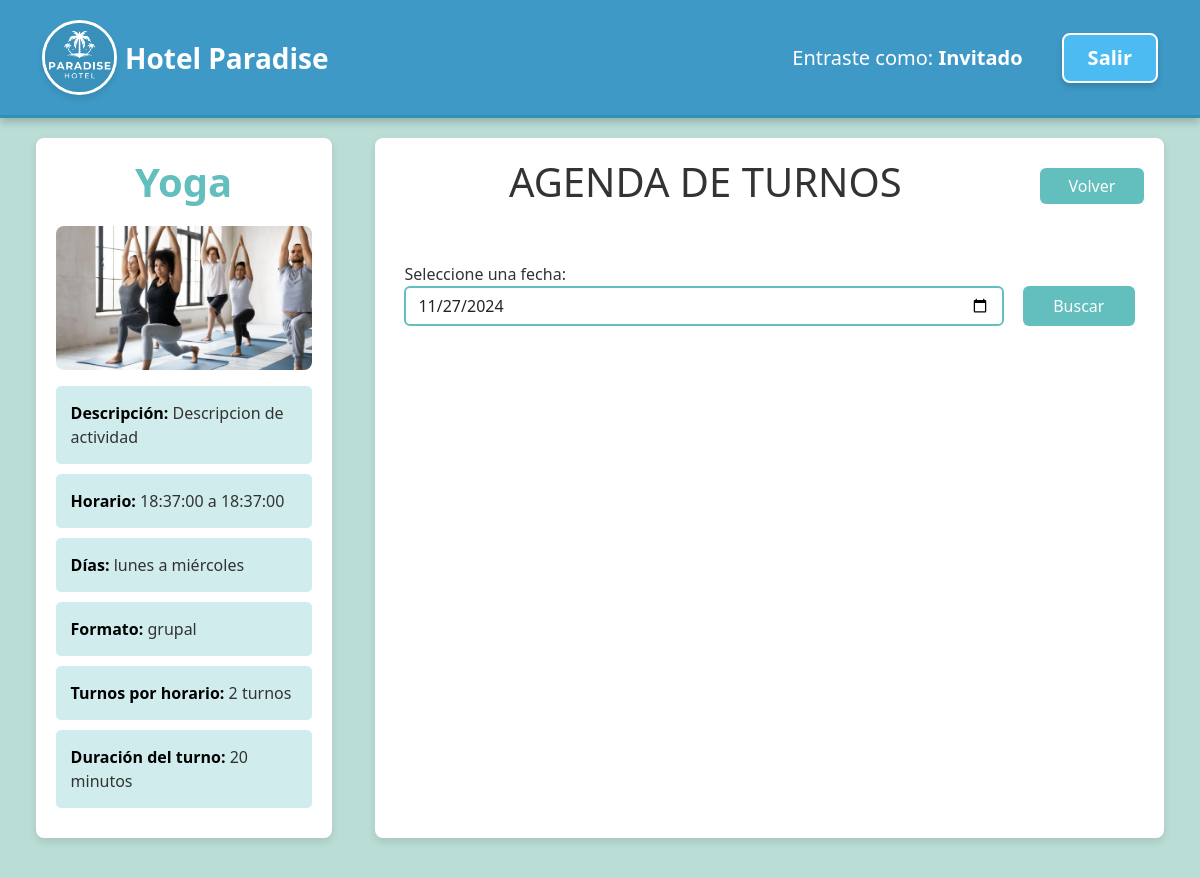
/PAGINAS/turnos.php?id=48, run on the app's committed database.
### tables this page shows
CREATE TABLE `actividades` (
  `id` int(11) NOT NULL,
  `nombre` varchar(255) NOT NULL,
  `descripcion` text DEFAULT NULL,
  `horario_inicio` time NOT NULL,
  `horario_cierre` time NOT NULL,
  `formato` enum('individual','grupal') NOT NULL,
  `capacidad_turno` tinyint(3) NOT NULL,
  `duracion` int(11) NOT NULL,
  `imagen` varchar(255) DEFAULT NULL,
  `dia_inicio` varchar(255) NOT NULL,
  `dia_fin` varchar(255) NOT NULL
);

### PAGINAS/turnos.php (the view, shortened to what this page needs)
<?php
include '../SCRIPT/conexion.php';
if (isset($_GET['id'])) {
    $actividadId = intval($_GET['id']);
    $query = "SELECT nombre, descripcion, horario_inicio, horario_cierre, dia_inicio, dia_fin, formato, capacidad_turno, duracion, imagen
              FROM actividades
              WHERE id = ?";
    $stmt = $conn->prepare($query);
    $stmt->bind_param("i", $actividadId);
    $stmt->execute();
    $result = $stmt->get_result();
    if ($result->num_rows > 0) {
        $actividad = $result->fetch_assoc();
    } else {
        echo "<p>Actividad no encontrada.</p>";
        exit;
    }
} else {
    echo "<p>ID de actividad no proporcionada.</p>";
    exit;
}
?>
<!DOCTYPE html>
<html lang="es">
<head>
    <link rel="stylesheet" href="https://cdn.jsdelivr.net/npm/bootstrap@5.3.3/dist/css/bootstrap.min.css">
    <link rel="stylesheet" href="https://cdn.jsdelivr.net/npm/bootstrap-icons@1.11.3/font/bootstrap-icons.min.css">
    <?php include 'navbar.php'; ?>
</head>
<body>
    <div class="container-fluid contenedor-principal">
        <div class="row contenedor-secciones">
            <div class="col-lg-3 mx-3 seccion-panel">
                <div class="actividad-detalle">
                    <h1 class="actividad-nombre"><?php echo htmlspecialchars($actividad['nombre']); ?></h1>
                    <?php if ($actividad['imagen']): ?>
                        <img src="<?php echo htmlspecialchars($actividad['imagen']); ?>" alt="Imagen de la actividad" class="actividad-imagen mb-3">
                    <?php else: ?>
                        <p><i>Sin imagen disponible</i></p>
                    <?php endif; ?>
                    <div class="info-cuadro">
                        <strong>Descripción:</strong> <span><?php echo htmlspecialchars($actividad['descripcion']); ?></span>
                    </div>
                    <div class="info-cuadro">
                        <strong>Horario:</strong> <span><?php echo htmlspecialchars($actividad['horario_inicio']) . " a " . htmlspecialchars($actividad['horario_cierre']); ?></span>
                    </div>
                    <div class="info-cuadro">
                        <strong>Días:</strong> <span><?php echo htmlspecialchars($actividad['dia_inicio']) . " a " . htmlspecialchars($actividad['dia_fin']); ?></span>
                    </div>
                    <div class="info-cuadro">
                        <strong>Formato:</strong> <span><?php echo htmlspecialchars($actividad['formato']); ?></span>
                    </div>
                    <div class="info-cuadro">
                        <strong>Turnos por horario:</strong> <span><?php echo htmlspecialchars($actividad['capacidad_turno']); ?> turnos</span>
                    </div>
                    <div class="info-cuadro">
                        <strong>Duración del turno:</strong> <span><?php echo htmlspecialchars($actividad['duracion']); ?> minutos</span>
                    </div>
                </div>
            </div>
            <div class="col-lg-8 mx-3 seccion-elegida">
                <div class="row">
                    <div class="col-10">
                        <h2 class="display-6 text-center">AGENDA DE TURNOS</h2>
                    </div>
                    <div class="col-2 volver">
                        <button onclick="window.history.back();" class="btn btn-secondary">Volver</button>
                    </div>
                <?php include '../SCRIPT/generar_turnos.php' ?>
</body>
</html>

### PAGINAS/turnos.php (style rules this page uses)
body { background-color: #baddd6; color: #333; font-weight: normal; }
.contenedor-principal { background-color: #baddd6; padding: 20px; }
.contenedor-secciones { display: flex; justify-content: space-evenly; background-color: #baddd6; }
.seccion-panel, .seccion-elegida { background-color: #ffffff; padding: 20px; box-shadow: 0px 4px 8px rgba(0, 0, 0, 0.1); margin-bottom: 20px; border-radius: 8px; }
.info-cuadro { background-color: #62bfbd4a; padding: 15px; margin-bottom: 10px; color: #4bbbf2; border-radius: 5px; transition: background-color 0.4s ease; }
.info-cuadro strong { color: black; font-weight: bold; }
.info-cuadro span { color: #333; }
.actividad-imagen { width: 100%; max-height: 300px; object-fit: cover; border-radius: 8px; }
.volver .btn { width: 185px; }
.actividad-nombre { margin-bottom: 20px; display: flex; justify-content: center; font-size: 2.5rem; color: #62bfbd; font-weight: bold; }
.btn-secondary { background-color: #62bfbd; color: white; border: none; transition: background-color 0.3s ease; }
.volver { display:flex; align-items: center; justify-content: end; }

### data on the page
actividades: nombre "Yoga", imagen (picture), descripcion "Descripcion de actividad", horario_inicio "18:37:00", horario_cierre "18:37:00", dia_inicio "lunes", dia_fin "miércoles", formato "grupal", capacidad_turno "2", duracion "20"

### other printed values
$rol "Invitado"
